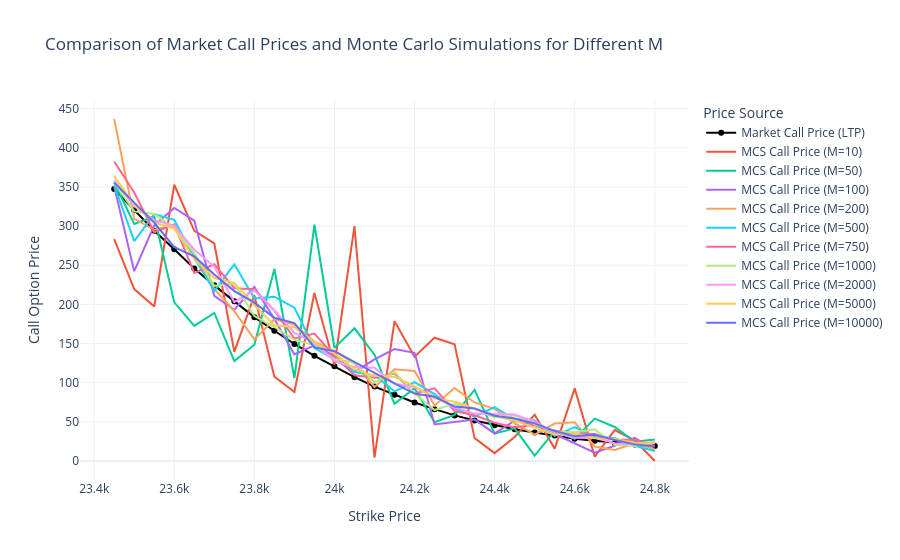

Source (notebook cell):
### Code cell
import plotly.graph_objects as go

fig = go.Figure()

# Add market prices
fig.add_trace(go.Scatter(x=df['strike'], y=df['ltp_call'], mode='lines+markers',
                         name='Market Call Price (LTP)', line=dict(color='black', width=2)))

# Add Monte Carlo prices for each M
for M in M_values:
    fig.add_trace(go.Scatter(x=df['strike'], y=df[f'mcs_call_price_M{M}'], mode='lines',
                             name=f'MCS Call Price (M={M})'))

# Update layout for better visualization
fig.update_layout(
    title='Comparison of Market Call Prices and Monte Carlo Simulations for Different M',
    xaxis_title='Strike Price',
    yaxis_title='Call Option Price',
    legend_title='Price Source',
    template='plotly_white'
)

fig.show()
